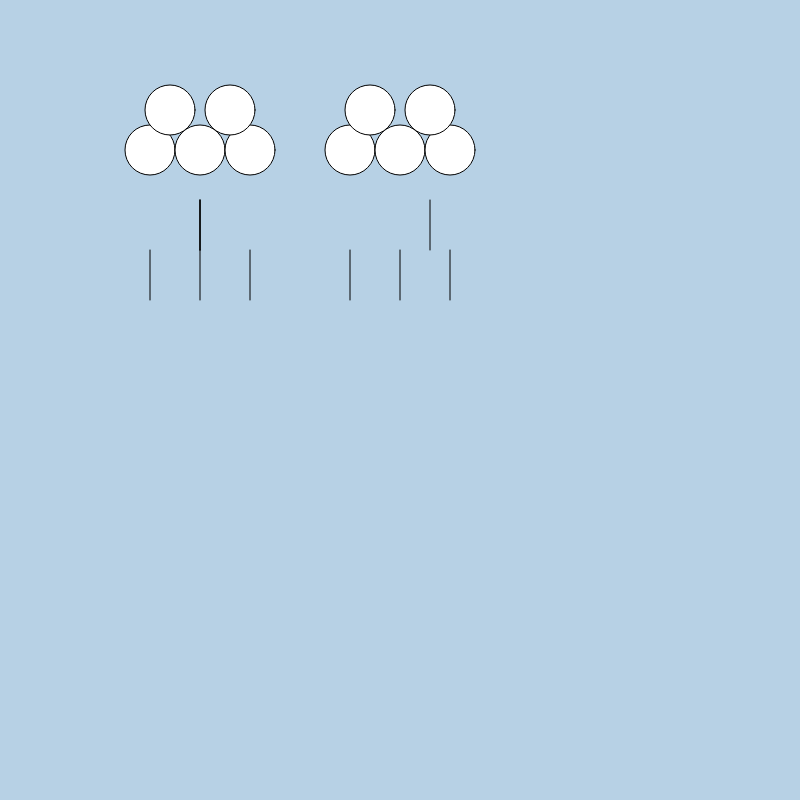
Frame 1 (no input)
Frame 60 (no input): identical to frame 1, image omitted
Frame 120 (the mouse pressed at the canvas centre since frame 60): identical to frame 1, image omitted

The p5.js sketch that drew this single still picture (run headless with seeded random() and noise() and a simulated clock; from frame 60 on, the mouse is pressed at the canvas centre):

// p5.js sketch
// ── sketch.js
var m3 = 0
function setup() {
  createCanvas(800, 800);
}

function draw() {
  background("#B7D1E5");
   ellipse(150 + m3,150,50,50)
   ellipse(200 + m3,150,50,50)
   ellipse(250 + m3,150,50,50)
   ellipse(170 + m3,110,50,50)
   ellipse(230 + m3,110,50,50)
  // cloud one 
  
   ellipse(350 + m3,150,50,50)
   ellipse(400 + m3,150,50,50)
   ellipse(450 + m3,150,50,50)
   ellipse(370 + m3,110,50,50)
   ellipse(430 + m3,110,50,50)
  //cloud two 
  
  line(200,250,200,300)
  line(400,250,400,300)
  line(450,250,450,300)
  line(250,250,250,300)
  line(150,250,150,300)
  line(350,250,350,300)
  // rian 
  
  line(430,200,430,250)
  line(200,200,200,250)
  line(200,200,200,250)
  line(200,200,200,250)
  
  m3 = m3 + 0
  if (m3 > 800) {
    m3=0
  }
}
